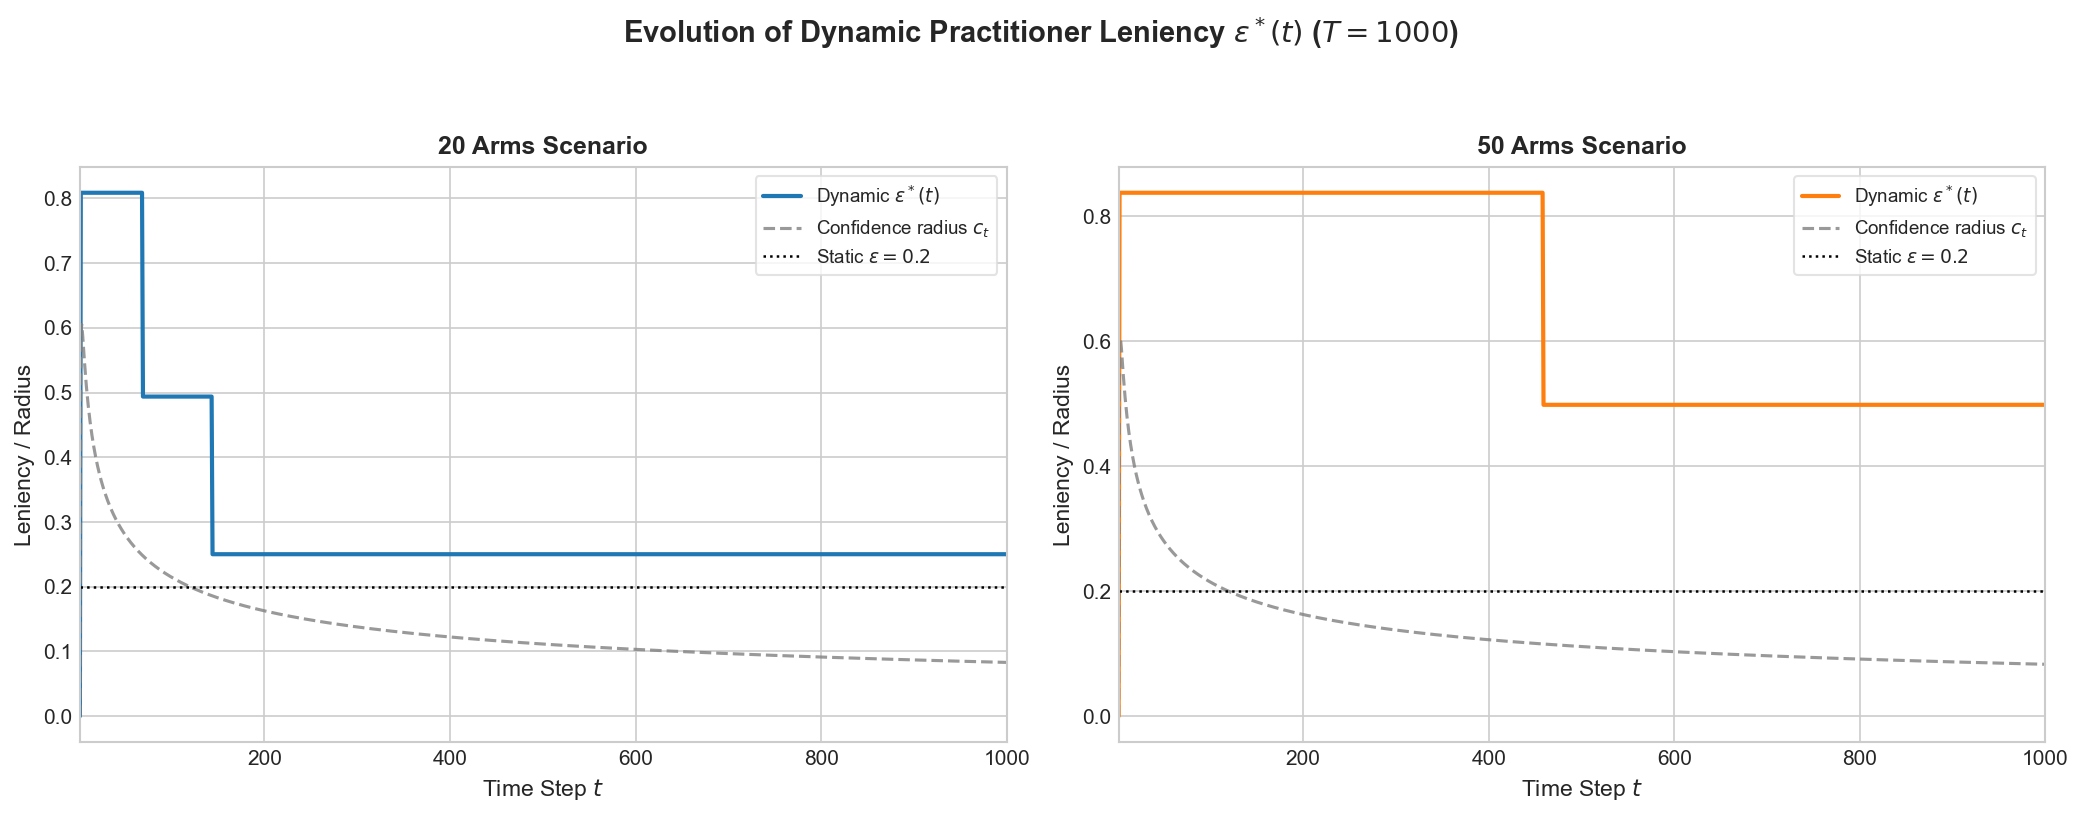

This chart was generated by the following Python code:
import os
import sys
import numpy as np
import matplotlib.pyplot as plt

_HERE = os.path.abspath(os.path.dirname(__file__))
sys.path.insert(0, os.path.join(_HERE, '../Epsilon'))
sys.path.insert(0, os.path.join(_HERE, '../../../learners/src'))
sys.path.insert(0, os.path.join(_HERE, '../../../environments/src'))
sys.path.insert(0, os.path.join(_HERE, '../../..'))
from epsilon import compute_epsilon_gaussian as compute_epsilon_star


def main():
    T = 1000
    times = np.arange(1, T + 1)
    epsilon_static = 0.2

    np.random.seed(42)
    mu_20 = np.concatenate([
        [1.0], 
        np.random.uniform(0.85, 0.98, 10), 
        np.random.uniform(0.5, 0.8, 6), 
        np.random.uniform(0.1, 0.4, 3)
    ])
    np.random.shuffle(mu_20)

    np.random.seed(43)
    mu_50 = np.concatenate([
        [1.0], 
        np.random.uniform(0.85, 0.98, 25), 
        np.random.uniform(0.5, 0.8, 15), 
        np.random.uniform(0.1, 0.4, 9)
    ])
    np.random.shuffle(mu_50)

    scenarios = [
        {"name": "20 Arms Scenario", "mu": mu_20, "color": "#1f77b4"},
        {"name": "50 Arms Scenario", "mu": mu_50, "color": "#ff7f0e"},
    ]

    out_dir = os.path.join(_HERE, "many_arms")
    os.makedirs(out_dir, exist_ok=True)

    plt.style.use('seaborn-v0_8-whitegrid')
    fig, axes = plt.subplots(1, 2, figsize=(14, 5.5), dpi=150)

    for i, sc in enumerate(scenarios):
        ax = axes[i]
        mu = sc["mu"]
        gaps = np.max(mu) - mu
        
        eps_seq = []
        ct_seq = []
        for t in range(1, T + 1):
            e_t, c_t = compute_epsilon_star(gaps, t, sigma=0.5, eta=0.5)
            eps_seq.append(e_t)
            ct_seq.append(c_t)

        eps_seq = np.array(eps_seq)
        ct_seq = np.array(ct_seq)

        ax.plot(times, eps_seq, label=r"Dynamic $\varepsilon^*(t)$", color=sc["color"], lw=2.0)
        ax.plot(times, ct_seq, label=r"Confidence radius $c_t$", color="gray", linestyle="--", lw=1.5, alpha=0.8)
        ax.axhline(epsilon_static, color="black", linestyle=":", lw=1.2, label=r"Static $\varepsilon=0.2$")

        ax.set_title(f"{sc['name']}", fontsize=12, fontweight='bold')
        ax.set_xlabel(r"Time Step $t$", fontsize=11)
        ax.set_ylabel(r"Leniency / Radius", fontsize=11)
        ax.set_xlim(1, T)
        ax.legend(frameon=True, facecolor="white", edgecolor="gainsboro", fontsize=9, loc="upper right")

    fig.suptitle(r"Evolution of Dynamic Practitioner Leniency $\varepsilon^*(t)$ ($T=1000$)",
                 fontsize=14, fontweight='bold', y=0.98)

    fig.tight_layout(rect=[0, 0, 1, 0.93])
    plot_path = os.path.join(out_dir, "evolution_epsilon_20_50_arms.png")
    fig.savefig(plot_path, bbox_inches='tight')
    plt.close(fig)

    print("=" * 70)
    print(f"[SUCCESS] Clean Epsilon evolution plot generated at: {os.path.abspath(plot_path)}")
    print("=" * 70)


if __name__ == "__main__":
    main()
